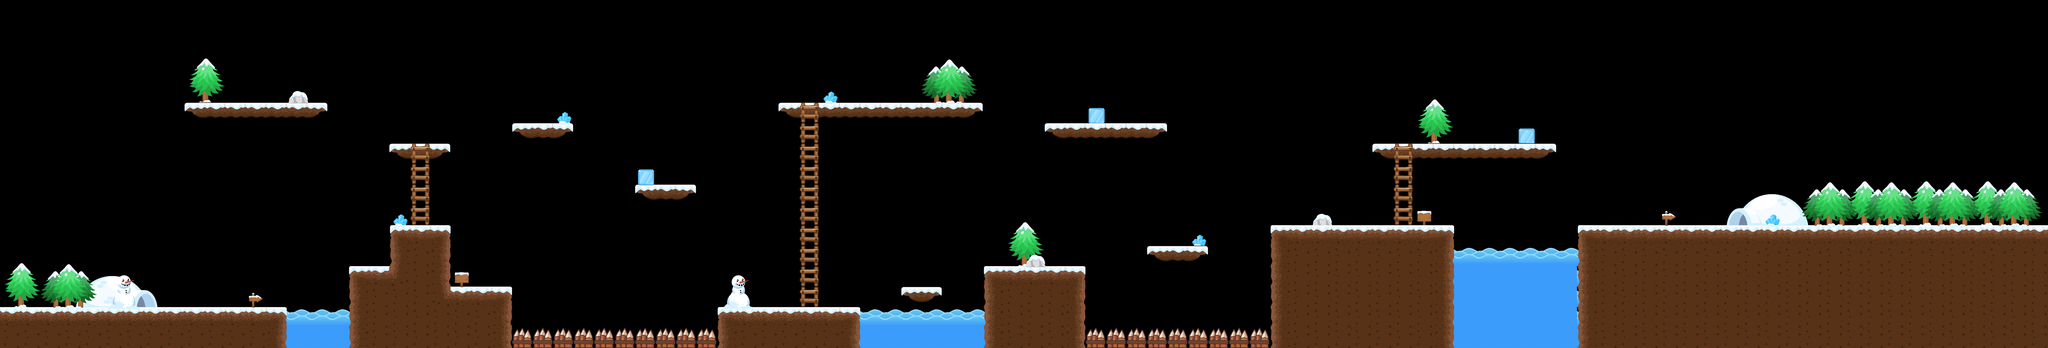

Below is a game level as drawn by its tile map, then a one-line description and the .tmx that defines it (tile-layer data replaced by summaries):
An orthogonal 100x17 tile map with 64x64 px tiles, 2 tile layers (layer1, layer2), 2 tilesets and 81 objects (46x coin, 21x solid, 3x water, 3x ladder, 2x stake, ...).

<map version="1.4" tiledversion="1.4.2" orientation="orthogonal" renderorder="right-down" width="100" height="17" tilewidth="64" tileheight="64" infinite="0" nextlayerid="4" nextobjectid="84">
 <tileset firstgid="1" source="Tileset3.tsx" />
 <tileset firstgid="134" source="Tileset.tsx" />
 <layer id="1" name="layer1" width="100" height="17">
  <data>[1700 cells, 376 non-empty, 38 distinct tile ids]</data>
 </layer>
 <layer id="2" name="layer2" width="100" height="17">
  <data>[1700 cells, 243 non-empty, 48 distinct tile ids]</data>
 </layer>
 <objectgroup id="3" name="collision">
  <object id="1" name="solid" x="-2" y="960" width="898" height="132" />
  <object id="2" name="water" x="866.667" y="968" width="228" height="120" />
  <object id="3" name="solid" x="1089.33" y="833.333" width="161.333" height="258.667" />
  <object id="4" name="solid" x="1217.33" y="704" width="192" height="389.333" />
  <object id="5" name="solid" x="576" y="320" width="444" height="44" />
  <object id="6" name="solid" x="1216" y="450" width="64" height="48" />
  <object id="7" name="solid" x="1345.33" y="450" width="60" height="45.3333" />
  <object id="8" name="ladder" x="1289.33" y="452" width="48" height="250.667" />
  <object id="10" name="solid" x="1409.33" y="894.667" width="188" height="192" />
  <object id="11" name="solid" x="1600" y="384" width="190.667" height="46.6667" />
  <object id="12" name="stake" x="1596" y="1025.33" width="644" height="65.3333" />
  <object id="13" name="solid" x="1986.67" y="576" width="185.333" height="45.3333" />
  <object id="14" name="solid" x="2241.33" y="961.333" width="445.333" height="128" />
  <object id="15" name="ladder" x="2504" y="322.667" width="48" height="634.667" />
  <object id="16" name="water" x="2682.67" y="970" width="396" height="115.333" />
  <object id="17" name="solid" x="2432" y="320" width="61.3333" height="46.6667" />
  <object id="18" name="solid" x="2561.33" y="320" width="508" height="46.6667" />
  <object id="19" name="solid" x="2817.33" y="897.333" width="124" height="45.3333" />
  <object id="20" name="solid" x="3265.33" y="385.333" width="380" height="45.3333" />
  <object id="21" name="solid" x="3074.67" y="832" width="313.333" height="250.667" />
  <object id="22" name="solid" x="3584" y="766.667" width="189.333" height="46.6667" />
  <object id="23" name="stake" x="3365.33" y="1025.33" width="606.667" height="60" />
  <object id="24" name="solid" x="3969.33" y="702.667" width="573.333" height="388" />
  <object id="25" name="ladder" x="4360" y="449.333" width="50.6667" height="256" />
  <object id="26" name="solid" x="4289.33" y="448" width="60" height="48" />
  <object id="27" name="solid" x="4420" y="450.667" width="440" height="44" />
  <object id="28" name="water" x="4496" y="769.333" width="437.333" height="313.333" />
  <object id="29" name="solid" x="4930.67" y="704" width="1421.33" height="386.667" />
  <object id="31" name="solid" x="446" y="2" width="8" height="984" />
  <object id="32" name="player" x="645" y="859" width="62" height="62" />
  <object id="33" name="coin" x="677.333" y="143" width="45.3333" height="44" />
  <object id="34" name="coin" x="741.333" y="143" width="45.3333" height="44" />
  <object id="35" name="coin" x="805.333" y="143" width="45.3333" height="44" />
  <object id="36" name="coin" x="869.333" y="143" width="45.3333" height="44" />
  <object id="37" name="coin" x="741.333" y="77" width="45.3333" height="44" />
  <object id="38" name="coin" x="677.333" y="77" width="45.3333" height="44" />
  <object id="39" name="coin" x="869.333" y="77" width="45.3333" height="44" />
  <object id="40" name="coin" x="805.333" y="77" width="45.3333" height="44" />
  <object id="41" name="coin" x="1227.33" y="270" width="45.3333" height="44" />
  <object id="42" name="coin" x="1291.33" y="270" width="45.3333" height="44" />
  <object id="43" name="coin" x="1355.33" y="270" width="45.3333" height="44" />
  <object id="44" name="coin" x="1609.33" y="206" width="45.3333" height="44" />
  <object id="45" name="coin" x="1673.33" y="206" width="45.3333" height="44" />
  <object id="46" name="coin" x="1737.33" y="206" width="45.3333" height="44" />
  <object id="47" name="coin" x="1987.33" y="396" width="45.3333" height="44" />
  <object id="48" name="coin" x="2051.33" y="396" width="45.3333" height="44" />
  <object id="49" name="coin" x="2115.33" y="396" width="45.3333" height="44" />
  <object id="50" name="coin" x="2635.33" y="202" width="45.3333" height="44" />
  <object id="51" name="coin" x="2699.33" y="202" width="45.3333" height="44" />
  <object id="52" name="coin" x="2763.33" y="202" width="45.3333" height="44" />
  <object id="53" name="coin" x="2635.33" y="132" width="45.3333" height="44" />
  <object id="54" name="coin" x="2699.33" y="132" width="45.3333" height="44" />
  <object id="55" name="coin" x="2763.33" y="132" width="45.3333" height="44" />
  <object id="56" name="coin" x="3371.33" y="273" width="45.3333" height="44" />
  <object id="57" name="coin" x="3435.33" y="273" width="45.3333" height="44" />
  <object id="58" name="coin" x="3499.33" y="273" width="45.3333" height="44" />
  <object id="59" name="coin" x="3371.33" y="203" width="45.3333" height="44" />
  <object id="60" name="coin" x="3435.33" y="203" width="45.3333" height="44" />
  <object id="61" name="coin" x="3499.33" y="203" width="45.3333" height="44" />
  <object id="62" name="coin" x="3595.33" y="650" width="45.3333" height="44" />
  <object id="63" name="coin" x="3659.33" y="650" width="45.3333" height="44" />
  <object id="64" name="coin" x="3723.33" y="650" width="45.3333" height="44" />
  <object id="65" name="coin" x="4039.33" y="588" width="45.3333" height="44" />
  <object id="66" name="coin" x="4103.33" y="588" width="45.3333" height="44" />
  <object id="67" name="coin" x="4167.33" y="588" width="45.3333" height="44" />
  <object id="68" name="coin" x="4553.33" y="266" width="45.3333" height="44" />
  <object id="69" name="coin" x="4617.33" y="266" width="45.3333" height="44" />
  <object id="70" name="coin" x="4681.33" y="266" width="45.3333" height="44" />
  <object id="71" name="coin" x="4553.33" y="206" width="45.3333" height="44" />
  <object id="72" name="coin" x="4617.33" y="206" width="45.3333" height="44" />
  <object id="73" name="coin" x="4681.33" y="206" width="45.3333" height="44" />
  <object id="74" name="win" x="5254" y="436" width="64" height="268" />
  <object id="75" name="platform" x="1680" y="889.333" width="56" height="57.3333" />
  <object id="76" name="turtle" gid="304" x="2564" y="262" width="64" height="64" />
  <object id="77" name="turtle" gid="304" x="3976" y="642" width="64" height="64" />
  <object id="78" name="bat" gid="304" x="4290" y="340" width="64" height="64" />
  <object id="79" name="coin" x="3081.33" y="650" width="45.3333" height="44" />
  <object id="80" name="coin" x="3145.33" y="650" width="45.3333" height="44" />
  <object id="81" name="coin" x="3209.33" y="650" width="45.3333" height="44" />
  <object id="82" name="coin" x="3275.33" y="650" width="45.3333" height="44" />
  <object id="83" name="coin" x="3339.33" y="650" width="45.3333" height="44" />
 </objectgroup>
</map>
